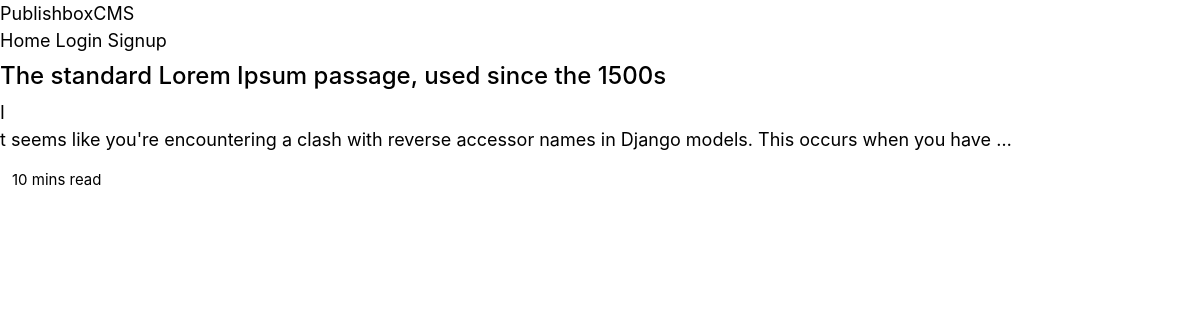
The page / on the database its author committed.
### main/models.py (models this page shows, shortened)
class Post(models.Model):
    title = models.CharField(max_length=200)
    tags = TaggableManager()
    content = RichTextField(blank=True, null=True)
    image = models.ImageField(upload_to='static/images', blank=True, null=True)
    image_credit = models.URLField(null=True, help_text="paste or type the link(optional)", blank=True)
    author = models.ForeignKey(User, on_delete=models.CASCADE, related_name='post')
    slug = models.SlugField(max_length=100, unique=True)
    updated = models.DateTimeField(auto_now=True)
    date_created = models.DateTimeField(default=timezone.now)
    status = models.IntegerField(choices=STATUS, default=0)
    likes = models.ManyToManyField(User, related_name='liked_posts')
    view_count = models.IntegerField(default=0)
    def get_absolute_url(self):
        return reverse('blog:detail', args=[self.slug])
    class Meta:
        ordering = ['date_created']
        verbose_name = 'Post'
        verbose_name_plural = 'Posts'

### main/views.py (the view)
# urls.py: path('', views.HomeView.as_view(), name='home'),
class HomeView(ListView):
    model = Post
    template_name = 'main/home.html'

### main/templates/main/home.html
{% extends 'base.html' %}
{% block main %}
<div class="container">
    <div class="card-wrapper">
     {% for blog in object_list %}
    <div class="card">
        <div class="card-text">
         <a href="{{ blog.get_absolute_url }}"><h3>{{ blog.title }}</h3></a>
            <p>{{blog.content|safe|truncatewords:20}}</p>
        </div>
        <div style="padding:12px;">
            <small>10 mins read</small>
        </div>
    </div>
    {% endfor %}
    </div>
</div>
{% endblock %}

### static/css/base.css (style rules this page uses)
:root { --white:#fff; --primary:#3366cc; --primary-hover:#2952a3; --ff-1:-apple-system, BlinkMacSystemFont, "Segoe UI", "Roboto", "Helvetica Neue", Arial, sans-serif, "Apple Color Emoji", "Segoe UI Emoji", "Segoe UI Symbol"; --ff-2:cursive; }
*, *::before, *::after { margin: 0; padding: 0; box-sizing: border-box; }
body, h1, h2, h3, h4, h5, h6, p, figure, picture { margin: 0; }
h3 { font-size: 1.5rem; }
html { outline: none; -webkit-text-size-adjust:100%; -ms-text-size-adjust:100%; }
body { margin: 0; font-family:var(--ff-1); color:var(--text-color); font-weight:400; font-size:1.125rem; line-height: 1.5; }
h1, h2, h3, h4, h5, h6 { font-weight:500; line-height: 1.2; margin: 0.5rem 0; }
ol, ul, { margin: 1.5rem 0 1.5rem 3rem; }
a { text-decoration:none; color:inherit; }

### rows shown on the page
Post: title "The standard Lorem Ipsum passage, used since the 1500s", content "I t seems like you're encountering a clash with reverse accessor names in Django models. This occurs when you have …"
